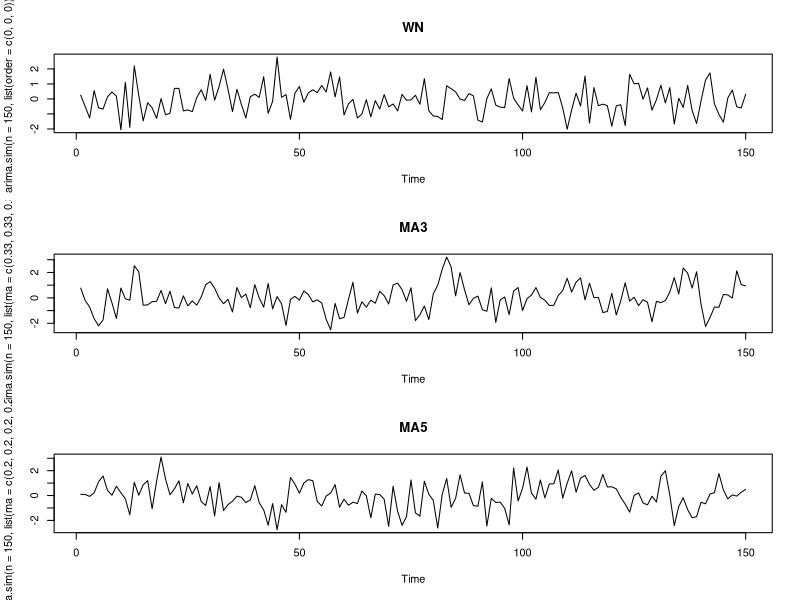

Recreate this plot in R.
p = par(mfrow=c(3,1));
plot(arima.sim(n=150, list(order = c(0,0,0))), main="WN");
plot(arima.sim(n=150, list(ma = c(0.33,0.33,0.33))), main="MA3");
plot(arima.sim(n=150, list(ma = c(0.2,0.2,0.2,0.2,0.2))), main="MA5");
